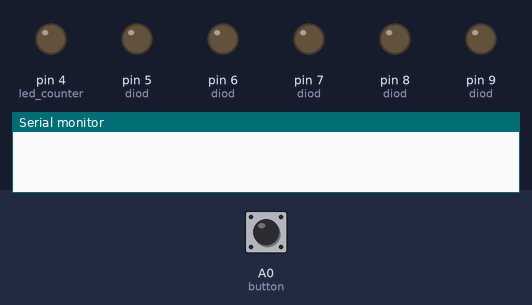
Recording of a sketch running on a simulated Arduino Uno, built with avr-gcc and run on an emulated ATmega328P. Shown: output pins drawn as LEDs (lit = HIGH), the last lines printed to the serial monitor. The test bench sets the inputs (shaded band); at power-on: A0 (button) HIGH.

Above: at 1.2 s.
1.3 s: A0 (button) pulled LOW for 0.15 s
At 2.0 s:
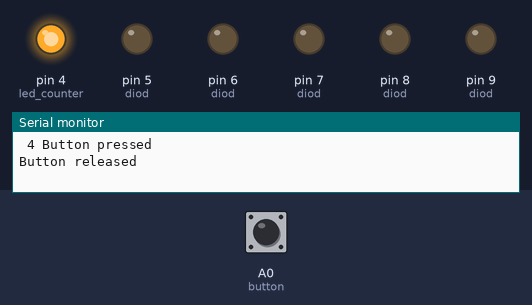
2.9 s: A0 (button) pulled LOW for 1 s
At 3.2 s:
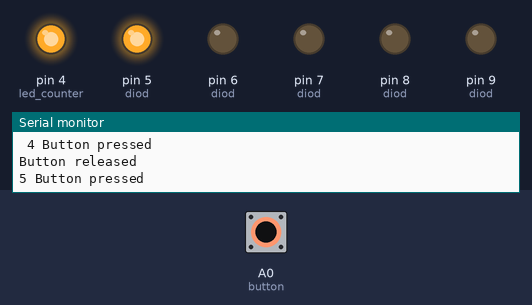
5.4 s: A0 (button) pulled LOW for 0.15 s
At 6.3 s:
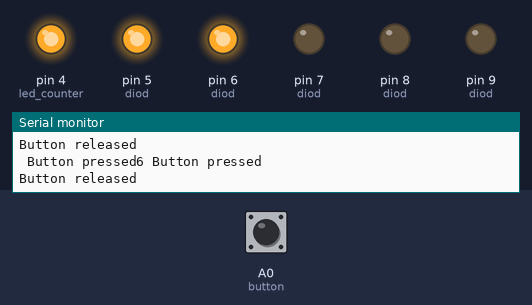
7.0 s: A0 (button) pulled LOW for 3.2 s
At 7.5 s:
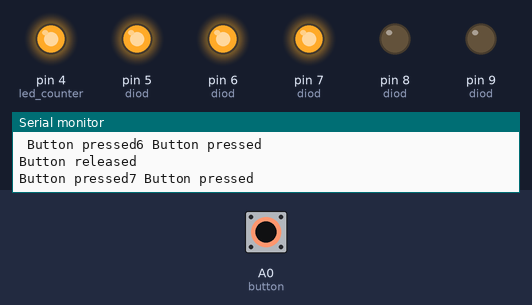
11.7 s: A0 (button) pulsed LOW 5 times (0.12 s each, 0.3 s apart)
At 11.85 s:
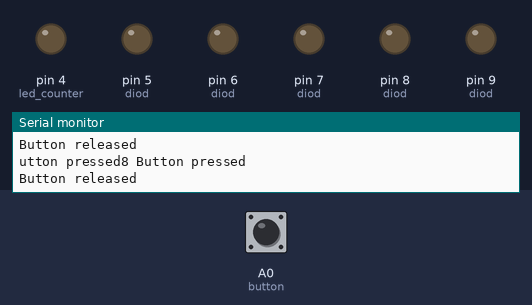
Timing chart, 0 to 14.7 s (numbered marks = the images above; inputs shaded):
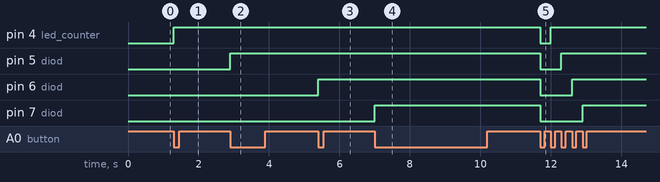

Measured:
- after the input at 1.3 s, pin 4 (led_counter): LOW → HIGH at once
- after the input at 2.9 s, pin 5 (diod): LOW → HIGH at once
- after the input at 5.4 s, pin 6 (diod): LOW → HIGH at once
- after the input at 7.0 s, pin 7 (diod): LOW → HIGH at once
- after the input at 11.7 s, pin 4 (led_counter): HIGH → LOW at once, → HIGH 0.30 s later; pin 5 (diod): HIGH → LOW at once, → HIGH 0.60 s later; pin 6 (diod): HIGH → LOW at once, → HIGH 0.90 s later; pin 7 (diod): HIGH → LOW at once, → HIGH 1.2 s later

The sketch:

diod.ino
```cpp
boolean btn_flag = false;
boolean btn;
boolean led_flag = false;
unsigned long last_press;
byte led_counter = 4;
void setup() {
  // put your setup code here, to run once:
  pinMode(A0, INPUT_PULLUP); // button
  Serial.begin(9600);
  pinMode(4, OUTPUT); // diod
  pinMode(5, OUTPUT); // diod
  pinMode(6, OUTPUT); // diod
  pinMode(7, OUTPUT); // diod
  pinMode(8, OUTPUT); // diod
  pinMode(9, OUTPUT); // diod
  digitalWrite(4, false);
  digitalWrite(5, false);
  digitalWrite(6, false);
  digitalWrite(7, false);
  digitalWrite(8, false);
  digitalWrite(9, false);
}

void loop() {
  // put your main code here, to run repeatedly:
  btn = !digitalRead(A0);

  if (btn && btn_flag == false && millis() - last_press > 50) {
    btn_flag = true;
    Serial.print("Led: " + led_counter);Serial.print(led_counter);Serial.println(" Button pressed");
    //led_flag = !led_flag;
    digitalWrite(led_counter, true); // on/off diod
    led_counter++;
    if (led_counter > 8) {
      while (led_counter > 4) {
        --led_counter;
        digitalWrite(led_counter, false);
      }
    }
    last_press = millis();
  }

  if (!btn && btn_flag == true ) {
    btn_flag = false;
    Serial.println("Button released");
  }

}
```
